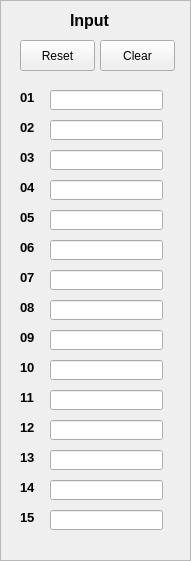
   <widget class="QFrame" name="frame_2">
    <property name="geometry">
     <rect>
      <x>20</x>
      <y>160</y>
      <width>191</width>
      <height>561</height>
     </rect>
    </property>
    <property name="frameShape">
     <enum>QFrame::StyledPanel</enum>
    </property>
    <property name="frameShadow">
     <enum>QFrame::Sunken</enum>
    </property>
    <widget class="QLabel" name="Input_label">
     <property name="geometry">
      <rect>
       <x>70</x>
       <y>10</y>
       <width>51</width>
       <height>21</height>
      </rect>
     </property>
     <property name="text">
      <string>&lt;html&gt;&lt;head/&gt;&lt;body&gt;&lt;p&gt;&lt;span style=&quot; font-size:12pt; font-weight:600;&quot;&gt;Input&lt;/span&gt;&lt;/p&gt;&lt;/body&gt;&lt;/html&gt;</string>
     </property>
    </widget>
    <widget class="QLineEdit" name="input_1">
     <property name="geometry">
      <rect>
       <x>50</x>
       <y>90</y>
       <width>113</width>
       <height>20</height>
      </rect>
     </property>
     <property name="maxLength">
      <number>4</number>
     </property>
    </widget>
    <widget class="QLineEdit" name="input_2">
     <property name="geometry">
      <rect>
       <x>50</x>
       <y>120</y>
       <width>113</width>
       <height>20</height>
      </rect>
     </property>
     <property name="maxLength">
      <number>4</number>
     </property>
    </widget>
    <widget class="QLineEdit" name="input_3">
     <property name="geometry">
      <rect>
       <x>50</x>
       <y>150</y>
       <width>113</width>
       <height>20</height>
      </rect>
     </property>
     <property name="maxLength">
      <number>4</number>
     </property>
    </widget>
    <widget class="QLineEdit" name="input_4">
     <property name="geometry">
      <rect>
       <x>50</x>
       <y>180</y>
       <width>113</width>
       <height>20</height>
      </rect>
     </property>
     <property name="maxLength">
      <number>4</number>
     </property>
    </widget>
    <widget class="QLineEdit" name="input_5">
     <property name="geometry">
      <rect>
       <x>50</x>
       <y>210</y>
       <width>113</width>
       <height>20</height>
      </rect>
     </property>
     <property name="maxLength">
      <number>4</number>
     </property>
    </widget>
    <widget class="QLineEdit" name="input_6">
     <property name="geometry">
      <rect>
       <x>50</x>
       <y>240</y>
       <width>113</width>
       <height>20</height>
      </rect>
     </property>
     <property name="maxLength">
      <number>4</number>
     </property>
    </widget>
    <widget class="QLineEdit" name="input_7">
     <property name="geometry">
      <rect>
       <x>50</x>
       <y>270</y>
       <width>113</width>
       <height>20</height>
      </rect>
     </property>
     <property name="maxLength">
      <number>4</number>
     </property>
    </widget>
    <widget class="QLineEdit" name="input_8">
     <property name="geometry">
      <rect>
       <x>50</x>
       <y>300</y>
       <width>113</width>
       <height>20</height>
      </rect>
     </property>
     <property name="maxLength">
      <number>4</number>
     </property>
    </widget>
    <widget class="QLineEdit" name="input_9">
     <property name="geometry">
      <rect>
       <x>50</x>
       <y>330</y>
       <width>113</width>
       <height>20</height>
      </rect>
     </property>
     <property name="maxLength">
      <number>4</number>
     </property>
    </widget>
    <widget class="QLineEdit" name="input_10">
     <property name="geometry">
      <rect>
       <x>50</x>
       <y>360</y>
       <width>113</width>
       <height>20</height>
      </rect>
     </property>
     <property name="maxLength">
      <number>4</number>
     </property>
    </widget>
    <widget class="QLineEdit" name="input_11">
     <property name="geometry">
      <rect>
       <x>50</x>
       <y>390</y>
       <width>113</width>
       <height>20</height>
      </rect>
     </property>
     <property name="maxLength">
      <number>4</number>
     </property>
    </widget>
    <widget class="QLineEdit" name="input_12">
     <property name="geometry">
      <rect>
       <x>50</x>
       <y>420</y>
       <width>113</width>
       <height>20</height>
      </rect>
     </property>
     <property name="maxLength">
      <number>4</number>
     </property>
    </widget>
    <widget class="QLineEdit" name="input_13">
     <property name="geometry">
      <rect>
       <x>50</x>
       <y>450</y>
       <width>113</width>
       <height>20</height>
      </rect>
     </property>
     <property name="maxLength">
      <number>4</number>
     </property>
    </widget>
    <widget class="QLineEdit" name="input_14">
     <property name="geometry">
      <rect>
       <x>50</x>
       <y>480</y>
       <width>113</width>
       <height>20</height>
      </rect>
     </property>
     <property name="maxLength">
      <number>4</number>
     </property>
    </widget>
    <widget class="QLineEdit" name="input_15">
     <property name="geometry">
      <rect>
       <x>50</x>
       <y>510</y>
       <width>113</width>
       <height>20</height>
      </rect>
     </property>
     <property name="maxLength">
      <number>4</number>
     </property>
    </widget>
    <widget class="QLabel" name="inLabel_1">
     <property name="geometry">
      <rect>
       <x>20</x>
       <y>90</y>
       <width>16</width>
       <height>16</height>
      </rect>
     </property>
     <property name="text">
      <string>&lt;html&gt;&lt;head/&gt;&lt;body&gt;&lt;p&gt;&lt;span style=&quot; font-size:10pt; font-weight:600; color:#000000;&quot;&gt;01&lt;/span&gt;&lt;/p&gt;&lt;/body&gt;&lt;/html&gt;</string>
     </property>
    </widget>
    <widget class="QLabel" name="inLabel_2">
     <property name="geometry">
      <rect>
       <x>20</x>
       <y>120</y>
       <width>16</width>
       <height>16</height>
      </rect>
     </property>
     <property name="text">
      <string>&lt;html&gt;&lt;head/&gt;&lt;body&gt;&lt;p&gt;&lt;span style=&quot; font-size:10pt; font-weight:600; color:#000000;&quot;&gt;02&lt;/span&gt;&lt;/p&gt;&lt;/body&gt;&lt;/html&gt;</string>
     </property>
    </widget>
    <widget class="QLabel" name="inLabel_3">
     <property name="geometry">
      <rect>
       <x>20</x>
       <y>150</y>
       <width>16</width>
       <height>16</height>
      </rect>
     </property>
     <property name="text">
      <string>&lt;html&gt;&lt;head/&gt;&lt;body&gt;&lt;p&gt;&lt;span style=&quot; font-size:10pt; font-weight:600; color:#000000;&quot;&gt;03&lt;/span&gt;&lt;/p&gt;&lt;/body&gt;&lt;/html&gt;</string>
     </property>
    </widget>
    <widget class="QLabel" name="inLabel_4">
     <property name="geometry">
      <rect>
       <x>20</x>
       <y>180</y>
       <width>16</width>
       <height>16</height>
      </rect>
     </property>
     <property name="text">
      <string>&lt;html&gt;&lt;head/&gt;&lt;body&gt;&lt;p&gt;&lt;span style=&quot; font-size:10pt; font-weight:600; color:#000000;&quot;&gt;04&lt;/span&gt;&lt;/p&gt;&lt;/body&gt;&lt;/html&gt;</string>
     </property>
    </widget>
    <widget class="QLabel" name="inLabel_5">
     <property name="geometry">
      <rect>
       <x>20</x>
       <y>210</y>
       <width>16</width>
       <height>16</height>
      </rect>
     </property>
     <property name="text">
      <string>&lt;html&gt;&lt;head/&gt;&lt;body&gt;&lt;p&gt;&lt;span style=&quot; font-size:10pt; font-weight:600; color:#000000;&quot;&gt;05&lt;/span&gt;&lt;/p&gt;&lt;/body&gt;&lt;/html&gt;</string>
     </property>
    </widget>
    <widget class="QLabel" name="inLabel_6">
     <property name="geometry">
      <rect>
       <x>20</x>
       <y>240</y>
       <width>16</width>
       <height>16</height>
      </rect>
     </property>
     <property name="text">
      <string>&lt;html&gt;&lt;head/&gt;&lt;body&gt;&lt;p&gt;&lt;span style=&quot; font-size:10pt; font-weight:600; color:#000000;&quot;&gt;06&lt;/span&gt;&lt;/p&gt;&lt;/body&gt;&lt;/html&gt;</string>
     </property>
    </widget>
    <widget class="QLabel" name="inLabel_7">
     <property name="geometry">
      <rect>
       <x>20</x>
       <y>270</y>
       <width>16</width>
       <height>16</height>
      </rect>
     </property>
     <property name="text">
      <string>&lt;html&gt;&lt;head/&gt;&lt;body&gt;&lt;p&gt;&lt;span style=&quot; font-size:10pt; font-weight:600; color:#000000;&quot;&gt;07&lt;/span&gt;&lt;/p&gt;&lt;/body&gt;&lt;/html&gt;</string>
     </property>
    </widget>
    <widget class="QLabel" name="inLabel_8">
     <property name="geometry">
      <rect>
       <x>20</x>
       <y>300</y>
       <width>16</width>
       <height>16</height>
      </rect>
     </property>
     <property name="text">
      <string>&lt;html&gt;&lt;head/&gt;&lt;body&gt;&lt;p&gt;&lt;span style=&quot; font-size:10pt; font-weight:600; color:#000000;&quot;&gt;08&lt;/span&gt;&lt;/p&gt;&lt;/body&gt;&lt;/html&gt;</string>
     </property>
    </widget>
    <widget class="QLabel" name="inLabel_9">
     <property name="geometry">
      <rect>
       <x>20</x>
       <y>330</y>
       <width>16</width>
       <height>16</height>
      </rect>
     </property>
     <property name="text">
      <string>&lt;html&gt;&lt;head/&gt;&lt;body&gt;&lt;p&gt;&lt;span style=&quot; font-size:10pt; font-weight:600; color:#000000;&quot;&gt;09&lt;/span&gt;&lt;/p&gt;&lt;/body&gt;&lt;/html&gt;</string>
     </property>
    </widget>
    <widget class="QLabel" name="inLabel_10">
     <property name="geometry">
      <rect>
       <x>20</x>
       <y>360</y>
       <width>16</width>
       <height>16</height>
      </rect>
     </property>
     <property name="text">
      <string>&lt;html&gt;&lt;head/&gt;&lt;body&gt;&lt;p&gt;&lt;span style=&quot; font-size:10pt; font-weight:600; color:#000000;&quot;&gt;10&lt;/span&gt;&lt;/p&gt;&lt;/body&gt;&lt;/html&gt;</string>
     </property>
    </widget>
    <widget class="QLabel" name="inLabel_11">
     <property name="geometry">
      <rect>
       <x>20</x>
       <y>390</y>
       <width>16</width>
       <height>16</height>
      </rect>
     </property>
     <property name="text">
      <string>&lt;html&gt;&lt;head/&gt;&lt;body&gt;&lt;p&gt;&lt;span style=&quot; font-size:10pt; font-weight:600; color:#000000;&quot;&gt;11&lt;/span&gt;&lt;/p&gt;&lt;/body&gt;&lt;/html&gt;</string>
     </property>
    </widget>
    <widget class="QLabel" name="inLabel_12">
     <property name="geometry">
      <rect>
       <x>20</x>
       <y>420</y>
       <width>16</width>
       <height>16</height>
      </rect>
     </property>
     <property name="text">
      <string>&lt;html&gt;&lt;head/&gt;&lt;body&gt;&lt;p&gt;&lt;span style=&quot; font-size:10pt; font-weight:600; color:#000000;&quot;&gt;12&lt;/span&gt;&lt;/p&gt;&lt;/body&gt;&lt;/html&gt;</string>
     </property>
    </widget>
    <widget class="QLabel" name="inLabel_13">
     <property name="geometry">
      <rect>
       <x>20</x>
       <y>450</y>
       <width>16</width>
       <height>16</height>
      </rect>
     </property>
     <property name="text">
      <string>&lt;html&gt;&lt;head/&gt;&lt;body&gt;&lt;p&gt;&lt;span style=&quot; font-size:10pt; font-weight:600;&quot;&gt;13&lt;/span&gt;&lt;/p&gt;&lt;/body&gt;&lt;/html&gt;</string>
     </property>
    </widget>
    <widget class="QLabel" name="inLabel_14">
     <property name="geometry">
      <rect>
       <x>20</x>
       <y>480</y>
       <width>16</width>
       <height>16</height>
      </rect>
     </property>
     <property name="text">
      <string>&lt;html&gt;&lt;head/&gt;&lt;body&gt;&lt;p&gt;&lt;span style=&quot; font-size:10pt; font-weight:600; color:#000000;&quot;&gt;14&lt;/span&gt;&lt;/p&gt;&lt;/body&gt;&lt;/html&gt;</string>
     </property>
    </widget>
    <widget class="QLabel" name="inLabel_15">
     <property name="geometry">
      <rect>
       <x>20</x>
       <y>510</y>
       <width>16</width>
       <height>16</height>
      </rect>
     </property>
     <property name="text">
      <string>&lt;html&gt;&lt;head/&gt;&lt;body&gt;&lt;p&gt;&lt;span style=&quot; font-size:10pt; font-weight:600; color:#000000;&quot;&gt;15&lt;/span&gt;&lt;/p&gt;&lt;/body&gt;&lt;/html&gt;</string>
     </property>
    </widget>
    <widget class="QPushButton" name="rstInBtn">
     <property name="geometry">
      <rect>
       <x>20</x>
       <y>40</y>
       <width>75</width>
       <height>31</height>
      </rect>
     </property>
     <property name="text">
      <string>Reset</string>
     </property>
    </widget>
    <widget class="QPushButton" name="clrInBtn">
     <property name="geometry">
      <rect>
       <x>100</x>
       <y>40</y>
       <width>75</width>
       <height>31</height>
      </rect>
     </property>
     <property name="text">
      <string>Clear</string>
     </property>
    </widget>
   </widget>
